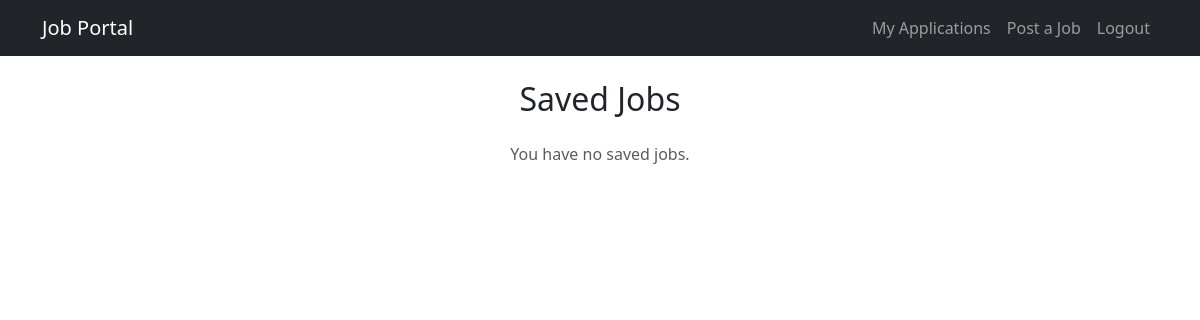
Page /saved-jobs/ (signed in) on the earlier database version.
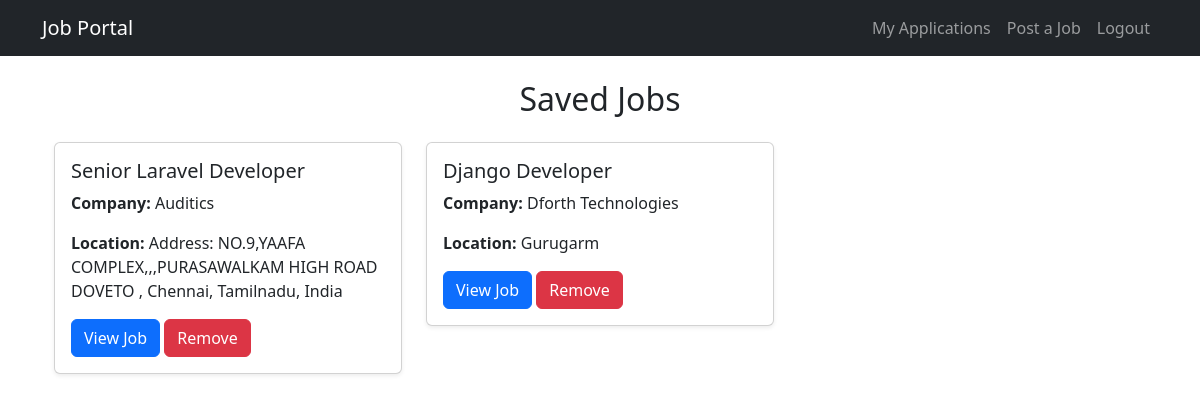
Same page on the later database version.
### jobs/models.py (models this page shows, shortened)
class Bookmark(models.Model):
    user = models.ForeignKey(User, on_delete=models.CASCADE)
    job = models.ForeignKey(Job, on_delete=models.CASCADE)
    created_at = models.DateTimeField(auto_now_add=True)
    class Meta:
        unique_together = ('user', 'job')  # Prevent duplicate bookmarks

class Job(models.Model):
    JOB_TYPES = [
        ('Full-time', 'Full-time'),
        ('Part-time', 'Part-time'),
        ('Remote', 'Remote'),
        ('Contract', 'Contract'),
    ]
    title = models.CharField(max_length=200)
    description = models.TextField()
    company = models.CharField(max_length=200)
    location = models.CharField(max_length=100)
    salary = models.DecimalField(max_digits=10, decimal_places=2, null=True, blank=True)
    job_type = models.CharField(max_length=20, choices=JOB_TYPES, default='Full-time')
    apply_link = models.URLField(blank=True, null=True)
    posted_on = models.DateTimeField(auto_now_add=True)
    class Meta:
        ordering = ['-posted_on']  # Show latest jobs first

### jobs/views.py (the view)
# urls.py: path('saved-jobs/', saved_jobs, name='saved_jobs'),
@login_required
def saved_jobs(request):
    bookmarks = Bookmark.objects.filter(user=request.user).select_related('job')
    return render(request, 'saved_jobs.html', {'bookmarks': bookmarks})

### jobs/templates/saved_jobs.html
{% extends 'base.html' %}
{% block content %}
<div class="container mt-4">
    <h2 class="text-center mb-4">Saved Jobs</h2>
    {% if bookmarks %}
        <div class="row">
            {% for bookmark in bookmarks %}
            <div class="col-md-4 mb-4">
                <div class="card shadow-sm">
                    <div class="card-body">
                        <h5 class="card-title">{{ bookmark.job.title }}</h5>
                        <p><strong>Company:</strong> {{ bookmark.job.company }}</p>
                        <p><strong>Location:</strong> {{ bookmark.job.location }}</p>
                        <a href="{% url 'job_detail' bookmark.job.id %}" class="btn btn-primary">View Job</a>
                        <a href="{% url 'remove_saved_job' bookmark.job.id %}" class="btn btn-danger">Remove</a>
                    </div>
                </div>
            </div>
            {% endfor %}
        </div>
    {% else %}
        <p class="text-muted text-center">You have no saved jobs.</p>
    {% endif %}
</div>
{% endblock %}

Differences in the rows shown:
added Bookmark: job "Senior Laravel Developer", job.company "Auditics", job.location "Address: NO.9,YAAFA COMPLEX,,,PURASAWALKAM HIGH ROAD DOVETO , Chennai, Tamilnadu, India"
added Bookmark: job "Django Developer", job.company "Dforth Technologies", job.location "Gurugarm"
Other differences:
text no longer shown: "You have no saved jobs."
